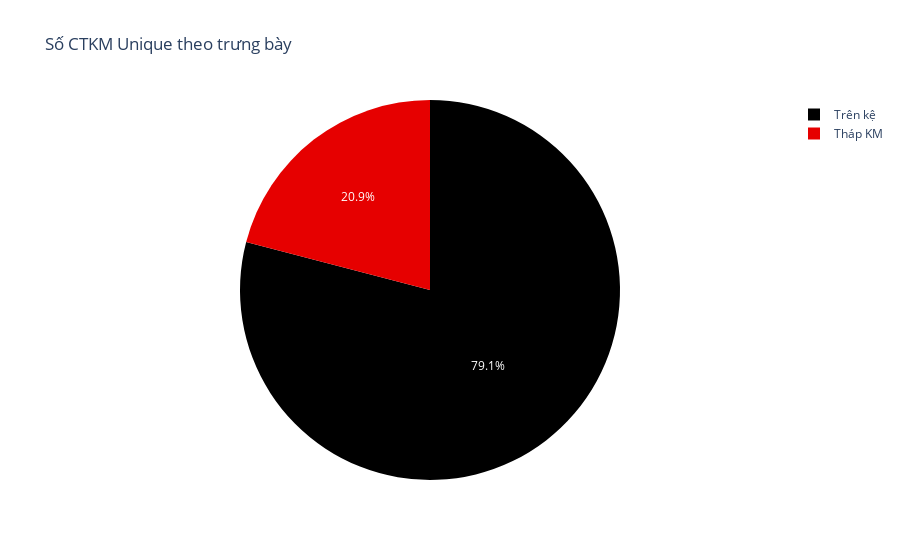

Source (notebook cell):
### Code cell
fig = px.pie(df_count_trungbay_noclust, values='Mã CTKM', names='Trưng bày', title='Số CTKM Unique theo trưng bày',color_discrete_sequence=px.colors.sequential.Hot)
fig.show();

### Figure 1 — Plotly figure (JSON) as saved in the notebook; plotly's stock layout.template omitted (floating-point values rounded to 4 significant figures)
{"data": [{"domain": {"x": [0, 1], "y": [0, 1]}, "hovertemplate": "Trưng bày=%{label}<br>Mã CTKM=%{value}<extra></extra>", "labels": ["Tháp KM", "Trên kệ"], "legendgroup": "", "name": "", "showlegend": true, "type": "pie", "values": [9, 34]}], "layout": {"legend": {"tracegroupgap": 0}, "piecolorway": ["rgb(0,0,0)", "rgb(230,0,0)", "rgb(255,210,0)", "rgb(255,255,255)"], "title": {"text": "Số CTKM Unique theo trưng bày"}}}
